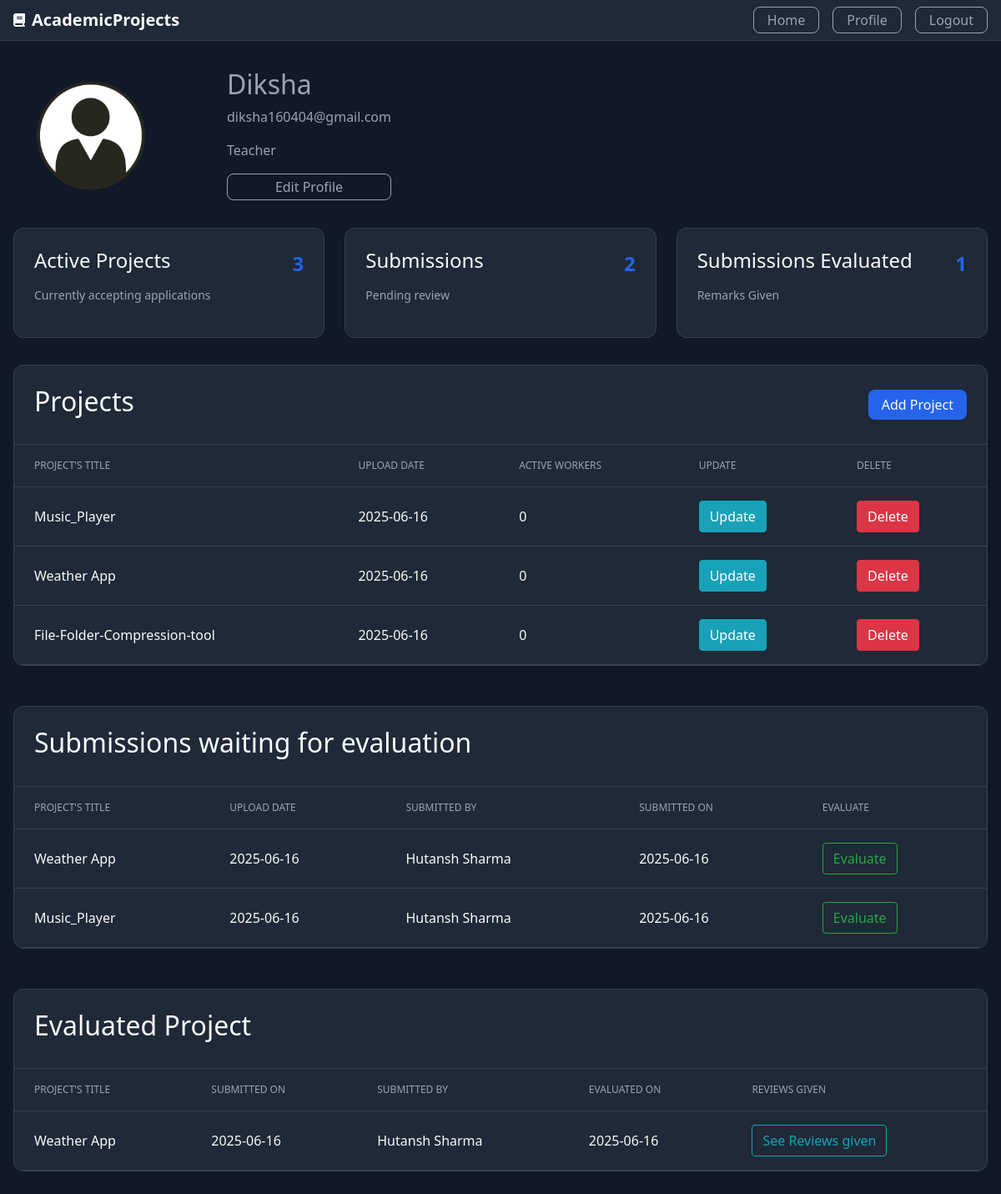
The page /profile (signed in) on the database its author committed.
### Project/models.py (models this page shows, shortened)
class User(db.Model,UserMixin):
    id=db.Column(db.Integer,primary_key=True)
    username=db.Column(db.String(30),unique=True,nullable=False)
    email=db.Column(db.String(30),unique=True,nullable=False)
    password=db.Column(db.String(80),unique=False,nullable=False)
    total_projects=db.Column(db.Integer,nullable=False,default=0)
    total_projects_taken=db.Column(db.Integer,nullable=False,default=0)
    total_projects_submitted=db.Column(db.Integer,nullable=False,default=0)
    total_projects_evaluated=db.Column(db.Integer,nullable=False,default=0)
    profile_picture=db.Column(db.String(80),nullable=False,default="default.png")
    role=db.Column(db.String(80),nullable=False)
    project=db.relationship("Project",backref="user",lazy=True,cascade="all,delete")
    submission=db.relationship("Submission",backref="user",lazy=True,cascade="all,delete")
    evaluation=db.relationship("Evaluation",backref="user",lazy=True,cascade="all,delete")
    project_taken=db.relationship("Project_Taken",backref="user",lazy=True,cascade="all,delete")

class Project(db.Model):
    id=db.Column(db.Integer,primary_key=True)
    title=db.Column(db.String(100),nullable=False)
    description=db.Column(db.Text,nullable=False)
    skills=db.Column(db.Text,nullable=False)
    descriptive_pdf=db.Column(db.String(80),nullable=False,default='No pdf')
    user_count=db.Column(db.Integer,nullable=False,default=0)
    created_at=db.Column(db.DateTime,nullable=False,default=datetime.utcnow)
    created_by=db.Column(db.Integer,db.ForeignKey('user.id'))
    submission=db.relationship('Submission',backref='project',lazy=True,cascade="all,delete")
    evaluation=db.relationship('Evaluation',backref='project',lazy=True,cascade="all,delete")
    project_taken_by=db.relationship('Project_Taken',backref='project',lazy=True,cascade="all,delete")

class Submission(db.Model):
    id=db.Column(db.Integer,primary_key=True)
    submitted_at=db.Column(db.DateTime,nullable=False,default=datetime.utcnow)
    submission_link=db.Column(db.Text,nullable=False)
    info=db.Column(db.Text)
    project_id=db.Column(db.Integer,db.ForeignKey('project.id'))
    student_id=db.Column(db.Integer,db.ForeignKey('user.id'))
    evaluation=db.relationship('Evaluation',backref='submission',lazy=True,cascade="all,delete")

class Evaluation(db.Model):
    id=db.Column(db.Integer,primary_key=True)
    score=db.Column(db.Integer,nullable=False)
    feedback=db.Column(db.Text,nullable=False)
    evaluated_at=db.Column(db.DateTime,nullable=False,default=datetime.utcnow)
    submission_id=db.Column(db.Integer,db.ForeignKey('submission.id'),unique=True)
    project_id=db.Column(db.Integer,db.ForeignKey('project.id'))
    evaluated_by=db.Column(db.Integer,db.ForeignKey('user.id'))

### Project/routes.py (the view)
@app.route("/profile")
@login_required
def profile():
    img_src=url_for("static",filename="/profile_pics/"+current_user.profile_picture)
    if current_user.role=='teacher':
        projects=current_user.project
        projects.reverse()
        submissions=[]
        for i in projects:
            submission=Submission.query.filter_by(project=i).all()
            submissions.extend(submission)
        submissions.reverse()
        evaluation=current_user.evaluation
        return render_template("profile_teacher.html",img_src=img_src,projects=projects,submissions=submissions,evaluation=evaluation)
    elif current_user.role=='student':
        projects=current_user.project_taken
        projects.reverse()
        submissions=current_user.submission
        submissions.reverse()
        return render_template("profile_student.html",img_src=img_src,projects=projects,submissions=submissions)

### Project/models.py (called while the page is built)
@loginmanager.user_loader
def user_loader(user_id):
    user=User.query.get(user_id)
    return user

### Project/templates/profile_teacher.html (shortened to what this page needs)
{% extends "layout.html" %}
{% block content %}
    <main class="container dashboard">
    <div class="profile-header">
      <img class="rounded-circle account-img img-profile" src="{{img_src}}">
      <div class="details">
        <h2>{{current_user.username}}</h2>
        <p>{{current_user.email}}</p>
        <p>{{current_user.role.capitalize()}}</p>
        <a class="button" href="{{url_for('update_profile')}}">Edit Profile</a>
      </div>
    </div>
    <div class="proj-grid">
      <div class="proj-card">
        <div class="proj-content">
          <h4>Active Projects</h4>
          <span class="proj-number">{{current_user.total_projects}}</span>
        </div>
        <p>Currently accepting applications</p>
      </div>
      <div class="proj-card">
        <div class="proj-content">
          <h4>Submissions</h4>
          <span class="proj-number">{{current_user.total_projects_submitted}}</span>
        </div>
        <p>Pending review</p>
      </div>
      <div class="proj-card">
        <div class="proj-content">
          <h4>Submissions Evaluated</h4>
          <span class="proj-number">{{current_user.total_projects_evaluated}}</span>
        </div>
        <p>Remarks Given</p>
      </div>
    </div>
    <div class="projects-table-container">
      <div class="table-header">
        <h2>Projects</h2>
        <a class="button button-diff" href="{{url_for('add_project')}}">Add Project</a>
      </div>
      <div class="table-responsive">
        <table>
          <thead>
            <tr>
              <th>Project's Title</th>
              <th>Upload Date</th>
              <th>Active Workers</th>
              <th>Update</th>
              <th>Delete</th>
            </tr>
          </thead>
          <tbody>
              {% for i in projects %}
              <tr>
                <td>{{i.title}}</td>
                <td>{{i.created_at.strftime("%Y-%m-%d")}}</td>
                <td>{{i.user_count}}</td>
                <td><a class="btn btn-info" href="{{url_for('update_project',project_id=i.id)}}">Update</a></td>
                <td><button type="button" class="btn btn-danger" data-toggle="modal" data-target="#deleteModal">Delete</button>
                </td>
              </tr>
              {% endfor %}
          </tbody>
        </table>
      </div>
    </div>
    <div class="projects-table-container">
      <div class="table-header">
        <h2>Submissions waiting for evaluation</h2>
      </div>
      <div class="table-responsive">
        <table>
          <thead>
            <tr>
              <th>Project's Title</th>
              <th>Upload Date</th>
              <th>Submitted by</th>
              <th>Submitted on</th>
              <th>Evaluate</th>
            </tr>
          </thead>
          <tbody>
              {% for i in submissions %}
              <tr>
                <td>{{i.project.title}}</td>
                <td>{{i.project.created_at.strftime("%Y-%m-%d")}}</td>
                <td>{{i.user.username}}</td>
                <td>{{i.submitted_at.strftime("%Y-%m-%d")}}</td>
                <td><a class="btn btn-outline-success" href="{{url_for('evaluate',id=i.id)}}">Evaluate</a></td>
              </tr>
              {% endfor %}
          </tbody>
        </table>
      </div>
    </div>
    <div class="projects-table-container">
      <div class="table-header">
        <h2>Evaluated Project</h2>
      </div>
      <div class="table-responsive">
        <table>
          <thead>
            <tr>
              <th>Project's Title</th>
              <th>Submitted on</th>
              <th>Submitted by</th>
              <th>Evaluated on</th>
              <th>Reviews given</th>
            </tr>
          </thead>
          <tbody>
            <tbody>
              {% for i in evaluation %}
              <tr>
                <td>{{i.project.title}}</td>
                <td>{{i.project.created_at.strftime("%Y-%m-%d")}}</td>
                <td>{{i.submission.user.username}}</td>
                <td>{{i.submission.submitted_at.strftime("%Y-%m-%d")}}</td>
                <td><a class="btn btn-outline-info" href="#">See Reviews given</a></td>
              </tr>
              {% endfor %}
          </tbody>
          </tbody>
        </table>
      </div>
    </div>
  </main>
{% endblock content %}

### Project/static/styles.css (style rules this page uses)
:root { --color-bg: #111827; --color-bg-secondary: #1f2937; --color-text: #f9fafb; --color-text-secondary: #9ca3af; --color-border: #374151; --color-primary: #2563eb; --color-primary-hover: #1d4ed8; --color-success: #065f46; --color-success-text: #a7f3d0; }
* { margin: 0; padding: 0; box-sizing: border-box; }
body { font-family: system-ui, -apple-system, sans-serif; background-color: var(--color-bg); color: var(--color-text); line-height: 1.5; }
.container { max-width: 1280px; margin: 0 auto; padding: 0 1rem; }
.button { color: var(--color-text-secondary); text-decoration: none; display: flex; justify-content: center; align-items: center; height: 2rem; padding: 0.125rem 1rem; border-radius: 0.5rem; border: solid 0.1rem; border-color: var(--color-text-secondary); transition: all 0.2s; }
.button-diff { color: var(--color-text); border: 0; height:2.25rem; margin-left: 0.5rem; background-color: var(--color-primary); }
.profile-header { margin: 2rem 0 2rem 1rem; display: flex; }
.details { display: flex; margin-left: 5rem; flex-direction: column; justify-content: center; color: var(--color-text-secondary); }
.proj-grid { display: grid; grid-template-columns: repeat(auto-fit, minmax(200px, 1fr)); gap: 1.5rem; margin-bottom: 2rem; }
.proj-card { background-color: var(--color-bg-secondary); padding: 1.5rem; border-radius: 0.75rem; border: 1px solid var(--color-border); }
.proj-content { display: flex; justify-content: space-between; align-items: center; margin-bottom: 0.5rem; }
.proj-number { font-size: 1.5rem; font-weight: bold; color: var(--color-primary); }
.proj-card p { color: var(--color-text-secondary); font-size: 0.875rem; }
.projects-table-container { background-color: var(--color-bg-secondary); border-radius: 0.75rem; border: 1px solid var(--color-border); margin-bottom: 3rem; overflow: hidden; }
.table-header { padding: 1.5rem; border-bottom: 1px solid var(--color-border); display: flex; justify-content: space-between; align-items: center; }
.table-responsive { overflow-x: auto; }
table { width: 100%; border-collapse: collapse; }
th, td { padding: 1rem 1.5rem; text-align: left; border-bottom: 1px solid var(--color-border); }
th { font-size: 0.75rem; text-transform: uppercase; color: var(--color-text-secondary); font-weight: 500; }
td { color: var(--color-text); }
.img-profile { width: 10rem; height: 10rem }

### rows shown on the page
User: username "Diksha", email "diksha160404@gmail.com", role "Teacher", total_projects "3", total_projects_submitted "2", total_projects_evaluated "1"
Project: title "Music_Player", created_at "2025-06-16", user_count "0"
Project: title "Weather App", created_at "2025-06-16", user_count "0"
Project: title "File-Folder-Compression-tool", created_at "2025-06-16", user_count "0"
Submission: project "Weather App", project.created_at "2025-06-16", user.username "Hutansh Sharma", submitted_at "2025-06-16"
Submission: project "Music_Player", project.created_at "2025-06-16", user.username "Hutansh Sharma", submitted_at "2025-06-16"
Evaluation: project "Weather App", project.created_at "2025-06-16", submission.user.username "Hutansh Sharma", submission.submitted_at "2025-06-16"
